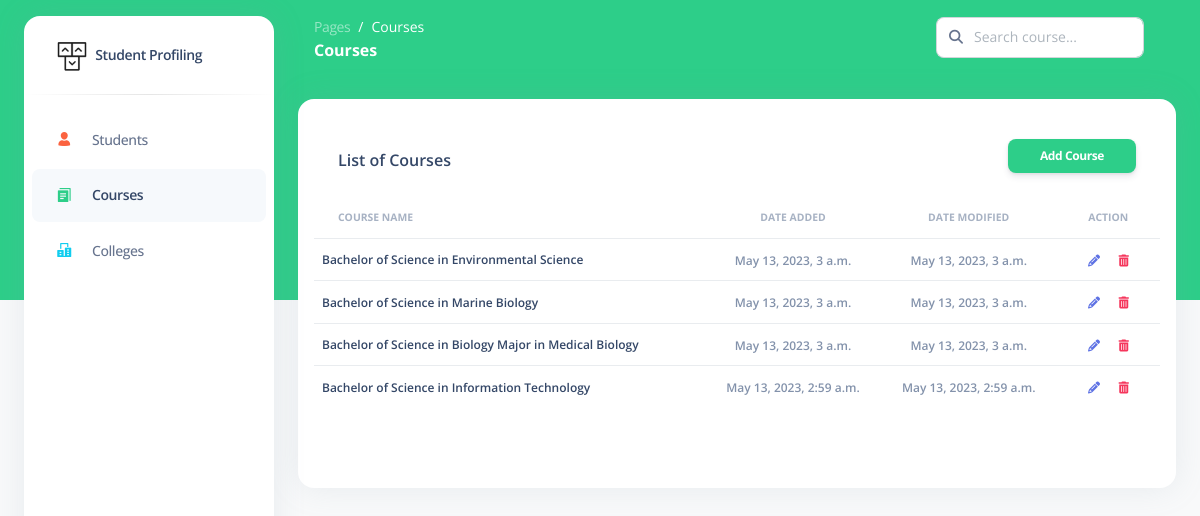
The app's page /course-list with its own data.
### simple_profiling/models.py (models this page shows, shortened)
class BaseModel(models.Model):
    created_at = models.DateTimeField(auto_now_add=True, db_index=True)
    updated_at = models.DateTimeField(auto_now=True)
    class Meta:
        abstract = True

class Course(BaseModel):
    course_name = models.CharField(max_length=500)
    class Meta:
        verbose_name_plural = "Courses"

### simple_profiling/views.py (the view)
# urls.py: path('course-list', CourseList.as_view(), name='CourseList'),
class CourseList(ListView):
    model = Course
    context_object_name = 'course'
    template_name = 'course-list.html'
    paginate_by = 10
    def get_context_data(self, **kwargs):
        context = super().get_context_data(**kwargs)
        return context
    def get_queryset(self, *args, **kwargs):
        qs = super(CourseList, self).get_queryset(*args, **kwargs)
        qs = qs.order_by("-created_at")
        if self.request.GET.get("q") != None:
            query = self.request.GET.get('q')
            qs = qs.order_by("-created_at").filter(Q(course_name__icontains=query))
        return qs

### simple_profiling/templates/course-list.html (shortened to what this page needs)
{% load static %}
<!DOCTYPE html>
<html lang="en">
<head>
  <link href="{% static 'css/nucleo-icons.css' %}" rel="stylesheet" />
  <link href="{% static 'css/nucleo-svg.css' %}" rel="stylesheet" />
  <link href="{% static 'css/nucleo-svg.css' %}" rel="stylesheet" />
  <link id="pagestyle" href="{% static 'css/argon-dashboard.css' %}" rel="stylesheet" />
</head>
<body class="g-sidenav-show bg-gray-100">
  <aside class="sidenav bg-white navbar navbar-vertical navbar-expand-xs border-0 border-radius-xl my-3 fixed-start ms-4 " id="sidenav-main">
    <div class="sidenav-header">
      <a class="navbar-brand m-0" href="{% url 'StudentList' %}" target="_blank">
        <img src="{% static 'img/logo-ct-dark.png' %}" class="navbar-brand-img h-100" alt="main_logo">
        <span class="ms-1 font-weight-bold">Student Profiling</span>
      </a>
    </div>
    <hr class="horizontal dark mt-0">
    <div class="collapse navbar-collapse  w-auto " id="sidenav-collapse-main">
      <ul class="navbar-nav">
        <li class="nav-item">
          <a class="nav-link " href="{% url 'StudentList' %}">
            <div class="icon icon-shape icon-sm border-radius-md text-center me-2 d-flex align-items-center justify-content-center">
              <i class="ni ni-single-02 text-warning text-sm opacity-10"></i>
            </div>
            <span class="nav-link-text ms-1">Students</span>
          </a>
        </li>
        <li class="nav-item">
          <a class="nav-link active" href="{% url 'CourseList' %}">
            <div class="icon icon-shape icon-sm border-radius-md text-center me-2 d-flex align-items-center justify-content-center">
              <i class="ni ni-single-copy-04 text-success text-sm opacity-10"></i>
            </div>
            <span class="nav-link-text ms-1">Courses</span>
          </a>
        </li>
        <li class="nav-item">
          <a class="nav-link" href="{% url 'CollegeList' %}">
            <div class="icon icon-shape icon-sm border-radius-md text-center me-2 d-flex align-items-center justify-content-center">
              <i class="ni ni-building text-info text-sm opacity-10"></i>
            </div>
            <span class="nav-link-text ms-1">Colleges</span>
          </a>
        </li>
      </ul>
    </div>
  </aside>
  <main class="main-content position-relative border-radius-lg ">
    <nav class="navbar navbar-main navbar-expand-lg px-0 mx-4 shadow-none border-radius-xl " id="navbarBlur" data-scroll="false">
      <div class="container-fluid py-1 px-3">
        <nav aria-label="breadcrumb">
          <ol class="breadcrumb bg-transparent mb-0 pb-0 pt-1 px-0 me-sm-6 me-5">
            <li class="breadcrumb-item text-sm"><a class="opacity-5 text-white" href="javascript:;">Pages</a></li>
            <li class="breadcrumb-item text-sm text-white active" aria-current="page">Courses</li>
          </ol>
          <h6 class="font-weight-bolder text-white mb-0">Courses</h6>
        </nav>
        <div class="collapse navbar-collapse mt-sm-0 mt-2 me-md-0 me-sm-4" id="navbar">
          <div class="ms-md-auto pe-md-3 d-flex align-items-center">
            <form action="{% url 'CourseList' %}" method="get">
              <div class="input-group">
                <span class="input-group-text text-body"><i class="fas fa-search" aria-hidden="true"></i></span>
                <input type="text" class="form-control" name="q" placeholder="Search course...">
              </div>
            </form>
          </div>
        </div>
      </div>
    </nav>
    <div class="container-fluid py-4">
      <div class="row">
        <div class="col-12">
          <div class="card mb-4 p-3">
            <div class="card-header d-flex align-items-center pb-0">
                <h6>List of Courses</h6>
                <a href="{% url 'CourseAdd' %}" class="btn btn-success btn-sm ms-auto">Add Course</a>
            </div>
            <div class="card-body px-0 pt-2 pb-6">
              <div class="table-responsive p-0">
                <table class="table align-items-center mb-0">
                  <thead>
                    <tr>
                      <th class="text-uppercase text-secondary text-xxs font-weight-bolder opacity-7">Course Name</th>
                      <th class="text-center text-uppercase text-secondary text-xxs font-weight-bolder opacity-7">Date Added</th>
                      <th class="text-center text-uppercase text-secondary text-xxs font-weight-bolder opacity-7">Date Modified</th>
                      <th class="text-center text-uppercase text-secondary text-xxs font-weight-bolder opacity-7">Action</th>
                    </tr>
                  </thead>
                  <tbody>
                    {% for object in object_list %}
                    <tr>
                      <td>
                        <p class="text-dark text-xs font-weight-bold mb-0">{{ object.course_name }}</p>
                      </td>
                      <td class="align-middle text-center">
                        <span class="text-secondary text-xs font-weight-bold">{{ object.created_at }}</span>
                      </td>
                      <td class="align-middle text-center">
                        <span class="text-secondary text-xs font-weight-bold">{{ object.updated_at }}</span>
                      </td>
                      <td class="align-middle text-center">
                        <a href="course-list/{{ object.id }}" class="text-primary font-weight-bold text-xs p-2">
                          <i class="fas fa-pencil-alt ms-auto cursor-pointer" data-bs-toggle="tooltip" data-bs-placement="top" title="Edit"></i>
                        </a>
                        <a href="delete_course/{{ object.id }}" class="text-danger font-weight-bold text-xs p-2">
                          <i class="fas fa-trash-alt ms-auto cursor-pointer" data-bs-toggle="tooltip" data-bs-placement="top" title="Delete"></i>
                        </a>
                      </td>
                    </tr>
                    {% empty %}
                    <td class="text-sm" style="color: rgba(163, 167, 185, 0.8);"> <br> No data available in table. </td>
                    {% endfor %}
                  </tbody>
                </table>
              </div>
            </div>
          </div>
        </div>
      </div>
    </div>
  </main>
</body>
</html>

### simple_profiling/static/css/nucleo-svg.css (style rules this page uses)
.icon { display: inline-block; color: #111111; height: 1em; width: 1em; }
.icon-sm { height: 0.8em; width: 0.8em; }
.icon { fill: currentColor; stroke: none; }

### records on screen
Course: course_name "Bachelor of Science in Environmental Science", created_at "May 13, 2023, 3 a.m.", updated_at "May 13, 2023, 3 a.m."
Course: course_name "Bachelor of Science in Marine Biology", created_at "May 13, 2023, 3 a.m.", updated_at "May 13, 2023, 3 a.m."
Course: course_name "Bachelor of Science in Biology Major in Medical Biology", created_at "May 13, 2023, 3 a.m.", updated_at "May 13, 2023, 3 a.m."
Course: course_name "Bachelor of Science in Information Technology", created_at "May 13, 2023, 2:59 a.m.", updated_at "May 13, 2023, 2:59 a.m."
